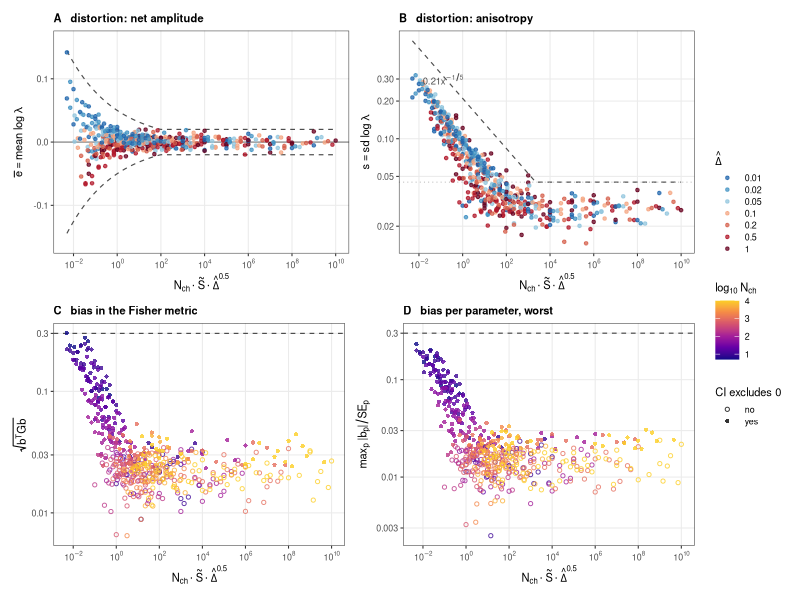
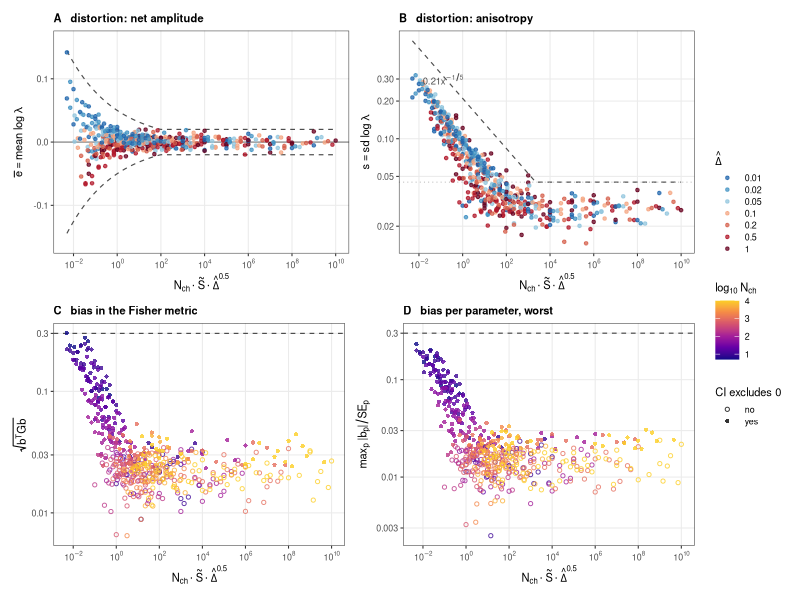

Recreate these plots in R, in order.
# Four panels, all vs x = Nch * S~ * sqrt(Dhat): A ebar, B aniso, C Mahalanobis bias sqrt(b'Gb), D max_p |b_p|/SE_p
suppressPackageStartupMessages({library(dplyr);library(tidyr);library(ggplot2);library(patchwork)})
setwd("/home/lmoffatt/Code/macro_dr/macro_dr/projects/eLife_2025/figures/in_progress/ir_reliability_20260828")
d <- read.csv("digest/ir_collapse_cells.csv") |> filter(anchor=="sim") |> select(-zmax, -znrm) |>
  mutate(S=0.1*z, x=nch*S*sqrt(interval),
         dlab=factor(sprintf("%.2g", interval), levels=sprintf("%.2g", sort(unique(interval)))))
ci <- read.csv("digest/ir_bias_cis.csv") |> mutate(zp=abs(m)/se, sig=(lo>0|hi<0)) |>
  group_by(nch,z,interval_in_tau) |> summarise(zmax=max(zp), sig=sig[which.max(zp)], anysig=any(sig), .groups="drop") |>
  rename(interval=interval_in_tau)
mh <- read.csv("digest/ir_bias_mahal.csv") |> select(nch,z,interval,mahal)
dd <- d |> inner_join(ci, by=c("nch","z","interval")) |> inner_join(mh, by=c("nch","z","interval")) |> mutate(lN=log10(nch))
cat("cells:", nrow(dd), "  mahal >= zmax in", sum(dd$mahal >= dd$zmax), "\n")

fit <- function(y, xs, lab){ m <- lm(log10(y) ~ log10(xs)); r <- 10^abs(resid(m))
  sprintf("%-14s slope %+.3f R2 %.3f spread x%.2f", lab, coef(m)[2], summary(m)$r.squared, median(r)) }
sB <- dd |> filter(aniso > 0.055); sC <- dd |> filter(anysig); sD <- dd |> filter(sig)
cat("B aniso   :", fit(sB$aniso, sB$x, "vs x"), "|", fit(sB$aniso, sB$nch, "vs N"), "\n")
cat("C mahal   :", fit(sC$mahal, sC$x, "vs x"), "|", fit(sC$mahal, sC$nch, "vs N"), "  (n sig", nrow(sC), ")\n")
cat("D zmax    :", fit(sD$zmax,  sD$x, "vs x"), "|", fit(sD$zmax,  sD$nch, "vs N"), "  (n sig", nrow(sD), ")\n")
mC <- lm(log10(mahal) ~ log10(nch)+log10(S)+log10(interval), data=sC)
cat(sprintf("C mahal free exponents: N %+.3f S %+.3f D %+.3f R2 %.3f\n", coef(mC)[2],coef(mC)[3],coef(mC)[4],summary(mC)$r.squared))
# envelopes
EA <- function(x) pmax(0.05*x^-0.2, 0.02); EB <- function(x) pmax(0.21*x^-0.2, 0.045)
aC <- max(sC$mahal*sqrt(sC$nch)); cat(sprintf("C: significant mahal*sqrt(N) max = %.2f ; overall mahal max = %.3f\n", aC, max(dd$mahal)))
cat("A viol:", sum(abs(dd$ebar)>EA(dd$x)), " B viol:", sum(dd$aniso>EB(dd$x)), "\n")

COLd <- setNames(colorRampPalette(c("#2166AC","#4393C3","#92C5DE","#F4A582","#D6604D","#B2182B","#67001F"))(nlevels(dd$dlab)), levels(dd$dlab))
xg <- 10^seq(log10(min(dd$x)), log10(max(dd$x)), length=200)
thm <- theme_bw(base_size=8, base_family="Helvetica") +
  theme(plot.title=element_text(size=8, face="bold"), legend.key.height=unit(0.3,"cm"), panel.grid.minor=element_blank())
XBRK <- 10^seq(-2,10,2); XLABS <- parse(text=sprintf("10^%d", seq(-2,10,2)))
XL <- expression(N[ch]%.%tilde(S)%.%hat(Delta)^0.5)

pA <- ggplot(dd, aes(x, ebar, colour=dlab)) +
  geom_hline(yintercept=0, colour="grey40", linewidth=.3) +
  geom_line(data=tibble(x=xg,y=EA(xg)), aes(x,y), inherit.aes=FALSE, linetype="dashed", colour="grey30", linewidth=.4) +
  geom_line(data=tibble(x=xg,y=-EA(xg)), aes(x,y), inherit.aes=FALSE, linetype="dashed", colour="grey30", linewidth=.4) +
  geom_point(size=.9, alpha=.75) + scale_x_log10(breaks=XBRK, labels=XLABS) +
  scale_colour_manual(values=COLd, name=expression(hat(Delta))) + coord_cartesian(ylim=c(-0.16,0.16)) +
  labs(title="A   distortion: net amplitude", x=XL, y=expression(bar(e)==mean~log~lambda)) + thm
pB <- ggplot(dd, aes(x, aniso, colour=dlab)) +
  geom_line(data=tibble(x=xg,y=EB(xg)), aes(x,y), inherit.aes=FALSE, linetype="dashed", colour="grey30", linewidth=.4) +
  geom_hline(yintercept=0.045, colour="grey70", linewidth=.3, linetype="dotted") +
  geom_point(size=.9, alpha=.75) + scale_x_log10(breaks=XBRK, labels=XLABS) + scale_y_log10(breaks=c(0.02,0.05,0.1,0.2,0.3)) +
  scale_colour_manual(values=COLd, guide="none") +
  annotate("text", x=min(dd$x)*3, y=0.30, label="0.21*x^{-1/5}", parse=TRUE, size=2.4, colour="grey30", hjust=0) +
  labs(title="B   distortion: anisotropy", x=XL, y=expression(s==sd~log~lambda)) + thm
pC <- ggplot(dd, aes(x, mahal, colour=lN)) +
  geom_hline(yintercept=0.3, linetype="dashed", colour="grey30", linewidth=.4) +
  geom_point(aes(shape=anysig), size=1.1, alpha=.8) +
  scale_shape_manual(values=c(`TRUE`=16, `FALSE`=1), guide="none") +
  scale_colour_viridis_c(name=expression(log[10]~N[ch]), option="C", end=.9) +
  scale_x_log10(breaks=XBRK, labels=XLABS) + scale_y_log10(breaks=c(0.01,0.03,0.1,0.3), labels=c("0.01","0.03","0.1","0.3")) +
  labs(title="C   bias in the Fisher metric", x=XL, y=expression(sqrt(b^T*G*b))) + thm
pD <- ggplot(dd, aes(x, zmax, colour=lN)) +
  geom_hline(yintercept=0.3, linetype="dashed", colour="grey30", linewidth=.4) +
  geom_point(aes(shape=sig), size=1.1, alpha=.8) +
  scale_shape_manual(values=c(`TRUE`=16, `FALSE`=1), name="CI excludes 0", labels=c(`TRUE`="yes",`FALSE`="no")) +
  scale_colour_viridis_c(option="C", end=.9, guide="none") +
  scale_x_log10(breaks=XBRK, labels=XLABS) + scale_y_log10(breaks=c(0.003,0.01,0.03,0.1,0.3), labels=c("0.003","0.01","0.03","0.1","0.3")) +
  labs(title="D   bias per parameter, worst", x=XL, y=expression(max[p]~"|"*b[p]*"|"/SE[p])) + thm
g <- (pA + pB) / (pC + pD) + plot_layout(guides="collect") & theme(legend.position="right")
ggsave("figures/Figure_IR_4panel.pdf", g, width=6.4, height=5.0)
ggsave("figures/Figure_IR_4panel.png", g, width=6.4, height=5.0, dpi=170)
cat("written figures/Figure_IR_4panel.{pdf,png}\n")
